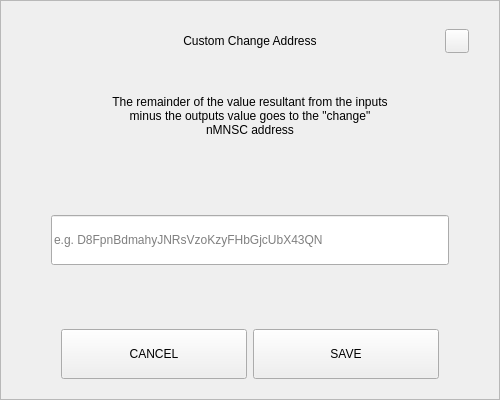
<?xml version="1.0" encoding="UTF-8"?>
<ui version="4.0">
 <class>SendChangeAddressDialog</class>
 <widget class="QDialog" name="SendChangeAddressDialog">
  <property name="geometry">
   <rect>
    <x>0</x>
    <y>0</y>
    <width>500</width>
    <height>400</height>
   </rect>
  </property>
  <property name="windowTitle">
   <string>Dialog</string>
  </property>
  <layout class="QVBoxLayout" name="verticalLayout">
   <property name="spacing">
    <number>0</number>
   </property>
   <property name="leftMargin">
    <number>0</number>
   </property>
   <property name="topMargin">
    <number>0</number>
   </property>
   <property name="rightMargin">
    <number>0</number>
   </property>
   <property name="bottomMargin">
    <number>0</number>
   </property>
   <item>
    <widget class="QFrame" name="frame">
     <property name="styleSheet">
      <string notr="true"/>
     </property>
     <property name="frameShape">
      <enum>QFrame::StyledPanel</enum>
     </property>
     <property name="frameShadow">
      <enum>QFrame::Raised</enum>
     </property>
     <layout class="QVBoxLayout" name="verticalLayout_2" stretch="0,0,0,0,0,0,0">
      <property name="spacing">
       <number>0</number>
      </property>
      <property name="leftMargin">
       <number>30</number>
      </property>
      <property name="topMargin">
       <number>20</number>
      </property>
      <property name="rightMargin">
       <number>30</number>
      </property>
      <property name="bottomMargin">
       <number>20</number>
      </property>
      <item>
       <layout class="QHBoxLayout" name="horizontalLayout_3">
        <property name="spacing">
         <number>0</number>
        </property>
        <item>
         <spacer name="horizontalSpacer_2">
          <property name="orientation">
           <enum>Qt::Horizontal</enum>
          </property>
          <property name="sizeHint" stdset="0">
           <size>
            <width>40</width>
            <height>20</height>
           </size>
          </property>
         </spacer>
        </item>
        <item>
         <widget class="QLabel" name="labelTitle">
          <property name="minimumSize">
           <size>
            <width>0</width>
            <height>40</height>
           </size>
          </property>
          <property name="maximumSize">
           <size>
            <width>16777215</width>
            <height>40</height>
           </size>
          </property>
          <property name="styleSheet">
           <string notr="true">padding-left:24px;</string>
          </property>
          <property name="text">
           <string>Custom Change Address</string>
          </property>
          <property name="alignment">
           <set>Qt::AlignCenter</set>
          </property>
          <property name="margin">
           <number>7</number>
          </property>
         </widget>
        </item>
        <item>
         <spacer name="horizontalSpacer">
          <property name="orientation">
           <enum>Qt::Horizontal</enum>
          </property>
          <property name="sizeHint" stdset="0">
           <size>
            <width>40</width>
            <height>20</height>
           </size>
          </property>
         </spacer>
        </item>
        <item>
         <widget class="QPushButton" name="btnEsc">
          <property name="minimumSize">
           <size>
            <width>24</width>
            <height>24</height>
           </size>
          </property>
          <property name="maximumSize">
           <size>
            <width>24</width>
            <height>24</height>
           </size>
          </property>
          <property name="focusPolicy">
           <enum>Qt::NoFocus</enum>
          </property>
          <property name="text">
           <string/>
          </property>
         </widget>
        </item>
       </layout>
      </item>
      <item>
       <spacer name="verticalSpacer_2">
        <property name="orientation">
         <enum>Qt::Vertical</enum>
        </property>
        <property name="sizeType">
         <enum>QSizePolicy::Fixed</enum>
        </property>
        <property name="sizeHint" stdset="0">
         <size>
          <width>20</width>
          <height>20</height>
         </size>
        </property>
       </spacer>
      </item>
      <item alignment="Qt::AlignHCenter">
       <widget class="QLabel" name="labelMessage">
        <property name="minimumSize">
         <size>
          <width>0</width>
          <height>70</height>
         </size>
        </property>
        <property name="text">
         <string>The remainder of the value resultant from the inputs minus the outputs value goes to the &quot;change&quot; nMNSC address</string>
        </property>
        <property name="alignment">
         <set>Qt::AlignCenter</set>
        </property>
        <property name="wordWrap">
         <bool>true</bool>
        </property>
       </widget>
      </item>
      <item>
       <spacer name="verticalSpacer_3">
        <property name="orientation">
         <enum>Qt::Vertical</enum>
        </property>
        <property name="sizeHint" stdset="0">
         <size>
          <width>20</width>
          <height>40</height>
         </size>
        </property>
       </spacer>
      </item>
      <item>
       <layout class="QHBoxLayout" name="horizontalLayout_2">
        <property name="spacing">
         <number>0</number>
        </property>
        <property name="leftMargin">
         <number>20</number>
        </property>
        <property name="rightMargin">
         <number>20</number>
        </property>
        <item>
         <widget class="QLineEdit" name="lineEditAddress">
          <property name="minimumSize">
           <size>
            <width>0</width>
            <height>50</height>
           </size>
          </property>
          <property name="placeholderText">
           <string notr="true">e.g. D8FpnBdmahyJNRsVzoKzyFHbGjcUbX43QN</string>
          </property>
         </widget>
        </item>
       </layout>
      </item>
      <item>
       <spacer name="verticalSpacer">
        <property name="orientation">
         <enum>Qt::Vertical</enum>
        </property>
        <property name="sizeHint" stdset="0">
         <size>
          <width>20</width>
          <height>40</height>
         </size>
        </property>
       </spacer>
      </item>
      <item>
       <layout class="QHBoxLayout" name="horizontalLayout" stretch="2,2">
        <property name="spacing">
         <number>6</number>
        </property>
        <property name="leftMargin">
         <number>30</number>
        </property>
        <property name="rightMargin">
         <number>30</number>
        </property>
        <item>
         <widget class="QPushButton" name="btnCancel">
          <property name="minimumSize">
           <size>
            <width>180</width>
            <height>50</height>
           </size>
          </property>
          <property name="focusPolicy">
           <enum>Qt::NoFocus</enum>
          </property>
          <property name="text">
           <string>CANCEL</string>
          </property>
         </widget>
        </item>
        <item>
         <widget class="QPushButton" name="btnSave">
          <property name="minimumSize">
           <size>
            <width>180</width>
            <height>50</height>
           </size>
          </property>
          <property name="focusPolicy">
           <enum>Qt::NoFocus</enum>
          </property>
          <property name="text">
           <string>SAVE</string>
          </property>
         </widget>
        </item>
       </layout>
      </item>
     </layout>
    </widget>
   </item>
  </layout>
 </widget>
 <resources/>
 <connections/>
</ui>
